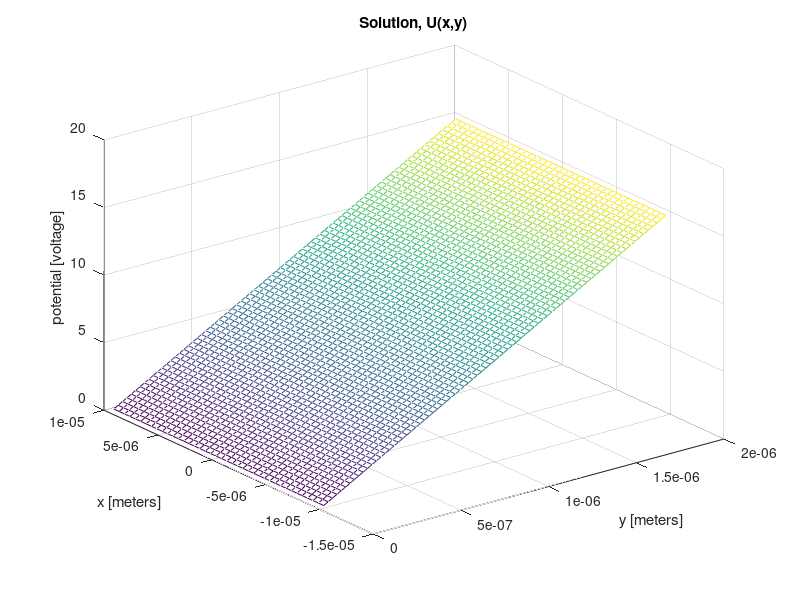
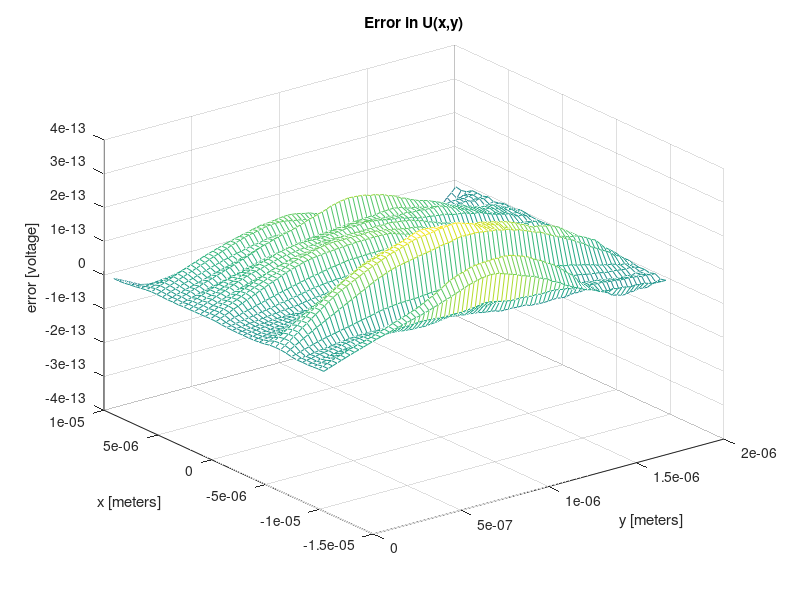

These figures' MATLAB source, in order:
%fdm_Laplace
%This program solves Laplace's equation u_xx + u_yy = 0 = f(x,y) in the domain xmin < x < xmax,  ymin < y < ymax.
%It has Dirichlet boundary conditions along y=ymin, y=ymax, and a Neumann boundary conditions along x=min and x=max. 
%The sources and boundary conditions are set in the functions at the end of this code. The spacial limits are set by xmin,xmax,ymin,ymax.

function fdm_Laplace1
%By jvclark - summer 2003. 
%From studies of numerical solution of pde's - finite difference methods by Z. Li.

%set boundary limits
gap = 2e-6; length = 20e-6;
xmin=-length/2; xmax=length/2;    %xmin < x < xmax
ymin=0; ymax=gap;    %ymin < y < ymax

%set the mesh resolution
xres=40;   %number of elements along x
yres=80;   %number of elements along y

%set uniform grid size. 
hx = (xmax-xmin)/xres;   hxhx = hx*hx;   %x mesh
hy = (ymax-ymin)/yres;   hyhy = hy*hy;   %y mesh

%create the x and y gridpoints
x=zeros(xres+1,1); y=zeros(yres+1,1);
for i = 1 : xres+1
  x(i) = xmin + (i-1)*hx; %gridpoints along the x-axis
end
for j = 1 : yres+1
  y(j) = ymin + (j-1)*hy; %gridpoints along the y-axis
end

%create the coefficient matrix A, and source matrix f 
M = (yres-1)*xres; %matrix size 
A = sparse(M,M); f = zeros(M,1);
for j = 1 : yres-1 %for each row
    for i = 1 : xres %for each col
        k = i + (j-1)*xres; %matrix-to-vector index
        f(k) = f_source(x(i),y(j+1)); %evaluate the functions at (x,y)
        A(k,k) = -2/hxhx + -2/hyhy; %coefficient 
        if i == 1 %if x=xmin, at the left x boundary, Neumann BC 
            A(k,k+1) = 2/hxhx;  %coefficient 
            f(k) = f(k) + 2*u_Neumann(y(j+1))/hx;    %source
        elseif i==xres %if x=xmax, at the right x boundary, Neumann BC
            A(k,k-1) = 2/hxhx;    %coefficient
            f(k) = f(k) + 2*u_Neumann(y(j+1))/hx;    %source
        else
            A(k,k-1) = 1/hxhx;  %coefficient 
            A(k,k+1) = 1/hxhx;  %coefficient 
        end %if x boundary
        if j == 1 %if y=ymin, at the lower y boundary, Dirichlet BC
            A(k,k+xres) = 1/hyhy;
            f(k) = f(k) - u_Dirichlet(x(i),ymin)/hyhy;    %source
        elseif j == yres-1 %if y=ymax, at the upper y boundary, Dirichlet BC 
            A(k,k-xres) = 1/hyhy;   %coefficient 
            f(k) = f(k) - u_Dirichlet(x(i),ymax)/hyhy;    %source
        else %then not at the boundary, somewhere inside at (x,y) 
            A(k,k-xres) = 1/hyhy;   %coefficient 
            A(k,k+xres) = 1/hyhy;   %coefficient 
        end %if y boundary
    end %for i
end %for j

%solve for the potential inside the region
U = A \ f;

%transform the vector-(i*j,1) form to the matrix-(i,j) form 
j = 1;
for k=1:M
    i = k - (j-1)*xres;
    u(i,j) = U(k);
    u2(i,j) = u_Dirichlet(x(i),y(j+1));
    j = fix(k/xres) + 1;
end

%Display results
max_err = max(max(abs(u-u2)))   %the maximum error
X=x(1:xres);  
Y=y(2:yres); 
%plot the solution
figure(1); mesh(Y,X,u); 
title('Solution, U(x,y)'); xlabel('y [meters]'); ylabel('x [meters]'); zlabel('potential [voltage]'); 
%plot the error
figure(2); mesh(Y,X,u-u2); 
title('Error in U(x,y)'); xlabel('y [meters]'); ylabel('x [meters]'); zlabel('error [voltage]'); 

%sources and boundary conditions 
function f = f_source(x,y)  %source
    %f = exp(-x)*sin(pi*y)*(1-pi*pi);
    %f = 4;
    f = 0;
    
function f = u_Neumann(y)   %boundary condition
    %f = 2;
    %f = -exp(-1)*sin(pi*y);
    f = 0; %dU/dx at y is 0
    
function f = u_Dirichlet(x,y,gap) %boundary condition
    %f = x*x + y*y;
    %f = exp(-x)*sin(pi*y);
    gap = 2e-6;
    V0 = 15;
    f = y/gap * V0;
